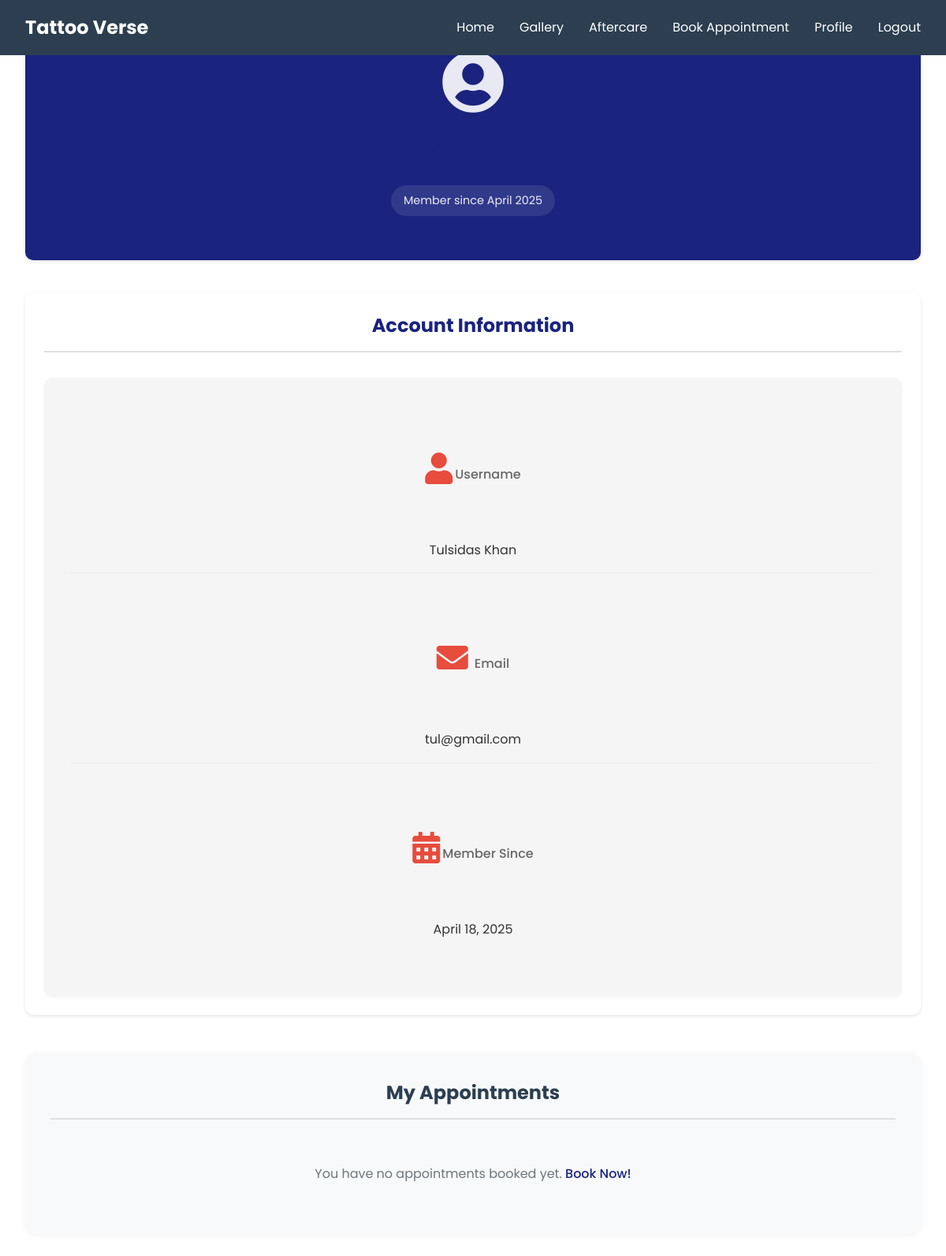
/tt/profile.php (signed in), run on the app's committed database.
### tables this page shows
CREATE TABLE `users` (
  `id` int(11) NOT NULL,
  `username` varchar(50) NOT NULL,
  `email` varchar(100) NOT NULL,
  `password` varchar(255) NOT NULL,
  `role` enum('client','artist','admin') NOT NULL DEFAULT 'client',
  `specialization` varchar(100) DEFAULT NULL,
  `image_path` varchar(255) DEFAULT NULL,
  `profile_image` varchar(255) DEFAULT NULL,
  `created_at` timestamp NOT NULL DEFAULT current_timestamp()
);

### tt/profile.php (the view, shortened to what this page needs)
<?php
include 'config/database.php';
$user_id = $_SESSION['user_id'];
try {
    $stmt = $pdo->prepare("SELECT username, email, created_at FROM users WHERE id = ?");
    $stmt->execute([$user_id]);
    $user = $stmt->fetch();
    $stmt = $pdo->prepare("
        SELECT
            app.id,
            app.service_type,
            app.appointment_date,
            app.appointment_time,
            app.status,
            COALESCE(u.username, 'Any Available') as artist_name
        FROM appointments app
        LEFT JOIN users u ON app.artist_id = u.id AND u.role = 'artist'
        WHERE app.user_id = ?
        ORDER BY app.appointment_date DESC, app.appointment_time DESC
    ");
    $stmt->execute([$user_id]);
    $appointments = $stmt->fetchAll(PDO::FETCH_ASSOC);
} catch(PDOException $e) {
    $error = "Failed to load profile data.";
    error_log($e->getMessage());
}
?>
<!DOCTYPE html>
<html lang="en">
<head>
    <link rel="stylesheet" href="css/style.css">
    <link rel="stylesheet" href="https://cdnjs.cloudflare.com/ajax/libs/font-awesome/5.15.4/css/all.min.css">
</head>
<body>
    <?php include 'includes/nav.php'; ?>
    <main class="profile-page">
        <div class="container">
            <div class="profile-header">
                <div class="profile-avatar">
                    <i class="fas fa-user-circle"></i>
                    <h1><?php echo htmlspecialchars($user['username']); ?></h1>
                    <span class="member-status">Member since <?php echo date('F Y', strtotime($user['created_at'])); ?></span>
                </div>
            </div>
            <div class="profile-section">
                <h2>Account Information</h2>
                <div class="info-card">
                    <div class="info-row">
                        <div class="info-label"><i class="fas fa-user"></i>Username</div>
                        <div class="info-value"><?php echo htmlspecialchars($user['username']); ?></div>
                    </div>
                    <div class="info-row">
                        <div class="info-label"><i class="fas fa-envelope"></i>Email</div>
                        <div class="info-value"><?php echo htmlspecialchars($user['email']); ?></div>
                    </div>
                    <div class="info-row">
                        <div class="info-label"><i class="fas fa-calendar-alt"></i>Member Since</div>
                        <div class="info-value"><?php echo date('F j, Y', strtotime($user['created_at'])); ?></div>
                    </div>
                </div>
            </div>
            <div class="profile-section appointments-section">
                <h2>My Appointments</h2>
                <?php if (empty($appointments)): ?>
                    <p class="no-appointments">You have no appointments booked yet. <a href="appointments.php">Book Now!</a></p>
                <?php endif; ?>
            </div>
        </div>
    </main>
</body>
</html>

### tt/css/style.css (style rules this page uses)
* { margin: 0; padding: 0; box-sizing: border-box; }
:root { --primary-color: #2c3e50; --secondary-color: #e74c3c; --text-color: #333; --light-bg: #f5f5f5; }
body { font-family: 'Poppins', sans-serif; line-height: 1.6; color: var(--text-color); }
.container { max-width: 1200px; margin: 0 auto; padding: 0 2rem; }
.profile-page { padding: 2rem 0; }
.profile-header { margin-bottom: 2.5rem; text-align: center; padding: 2rem; background: #1a237e; border-radius: 10px; color: white; box-shadow: 0 2px 4px rgba(0, 0, 0, 0.1); }
.profile-avatar { margin-bottom: 1.5rem; }
.profile-avatar i { font-size: 5rem; color: rgba(255, 255, 255, 0.9); margin-bottom: 1rem; }
.profile-avatar h1 { font-size: 2rem; margin: 0.5rem 0; color: white; }
.member-status { display: inline-block; background: rgba(255, 255, 255, 0.1); padding: 0.5rem 1rem; border-radius: 20px; font-size: 0.9rem; color: rgba(255, 255, 255, 0.9); }
.profile-header h1 { color: #1a237e; font-size: 2rem; margin-bottom: 1rem; }
.profile-section { background: #fff; border-radius: 10px; padding: 1.5rem; box-shadow: 0 2px 4px rgba(0, 0, 0, 0.1); }
.profile-section h2 { color: #1a237e; font-size: 1.5rem; margin-bottom: 2rem; padding-bottom: 0.75rem; border-bottom: 2px solid #e0e0e0; text-align: center; }
.profile-section.appointments-section { margin-top: 3rem; background: #f8f9fa; padding: 2rem; border-radius: 15px; }
.info-card { background: #f8f9fa; padding: 1.5rem; border-radius: 8px; box-shadow: 0 2px 4px rgba(0, 0, 0, 0.05); }
.info-row { display: flex; align-items: center; padding: 1rem; border-bottom: 1px solid #eee; }
.info-row:last-child { border-bottom: none; }
.info-label { flex: 0 0 150px; color: #666; font-weight: 500; display: flex; align-items: center; }
.info-label i { margin-right: 0.5rem; color: #1a237e; width: 20px; }
.info-value { flex: 1; color: #333; }
.no-appointments { text-align: center; color: #666; padding: 2rem; }
.no-appointments a { color: #1a237e; text-decoration: none; font-weight: 500; }
.info-row { margin-bottom: 1.5rem; }
.info-card { text-align: center; padding: 2rem; background-color: var(--light-bg); border-radius: 10px; transition: transform 0.3s; }
.info-card i { font-size: 2.5rem; color: var(--secondary-color); margin-bottom: 1rem; }
.info-row { display: flex; flex-direction: column; gap: 0.5rem; }

### tt/profile.php (style rules this page uses)
.appointments-section { margin-top: 2rem; background-color: #fff; padding: 2rem; border-radius: 8px; box-shadow: 0 2px 10px rgba(0,0,0,0.05); }
.appointments-section h2 { margin-top: 0; margin-bottom: 1.5rem; text-align: center; color: var(--primary-color); }
.no-appointments { text-align: center; color: #6c757d; margin-top: 1rem; }
.info-label { display: flex; align-items: center; gap: 10px; }
.info-card .info-row:nth-child(2) .info-label { gap: 20px; }

### data on the page
users: created_at "April 2025", username "Tulsidas Khan", email "tul@gmail.com", created_at "April 18, 2025"
